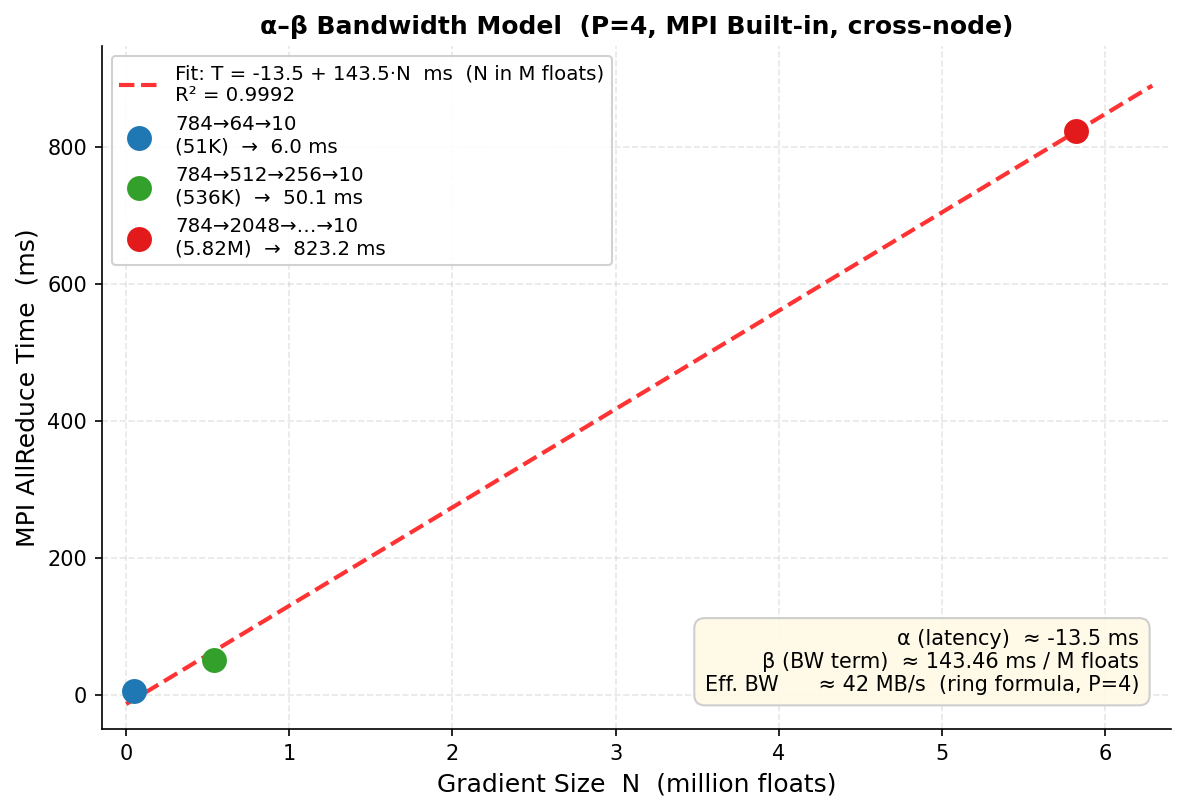

This chart was generated by the following Python code:
"""
Fig 5: α–β cost model fit for MPI_Allreduce.
Uses P=4, mpi_builtin, steady-state (epochs 3-5 avg) measurements at three N.

T_allreduce ≈ α + β·N   (ms, floats)

Data points:
  Network 784→64→10:             N = 50,890  floats,  T = 5.97 ms
  Network 784→512→256→10:        N = 535,818 floats,  T = 50.1 ms
  Network 784→2048→2048→2048→10: N = 5,824,522 floats, T = 823.2 ms
"""
import numpy as np
import matplotlib.pyplot as plt
from scipy import stats    # linear regression with confidence

# ── Data ────────────────────────────────────────────────────────────
N_floats = np.array([50_890, 535_818, 5_824_522], dtype=float)
T_ms     = np.array([5.97,   50.1,    823.2])

network_labels = [
    '784→64→10\n(51K)',
    '784→512→256→10\n(536K)',
    '784→2048→…→10\n(5.82M)',
]

# ── Linear fit T = α + β·N ─────────────────────────────────────────
slope, intercept, r_value, p_value, std_err = stats.linregress(N_floats, T_ms)
beta_ms_per_float = slope          # ms / float
alpha_ms          = intercept      # ms (latency)

# Effective bandwidth: each float is 4 bytes; AllReduce sends 2(P-1)/P*N*4 bytes total
# For simplicity of the α-β model we report "bytes / slope" as effective end-to-end rate
P = 4
factor = 2 * (P-1) / P              # ≈ 1.5 for P=4 (ring formula)
bw_MBs = factor * 4.0 / (beta_ms_per_float * 1e-3) / 1e6   # MB/s

N_fit = np.linspace(0, N_floats.max() * 1.08, 400)
T_fit = intercept + slope * N_fit

# ── Plot ────────────────────────────────────────────────────────────
fig, ax = plt.subplots(figsize=(8, 5.5))

# Fit line
ax.plot(N_fit / 1e6, T_fit, 'r--', lw=2.0, alpha=0.8,
        label=f'Fit: T = {alpha_ms:.1f} + {slope*1e6:.1f}·N  ms  (N in M floats)\n'
              f'R² = {r_value**2:.4f}')

# Data points
scatter_colors = ['#1f78b4', '#33a02c', '#e31a1c']
for i, (n, t, lbl, c) in enumerate(zip(N_floats, T_ms, network_labels, scatter_colors)):
    ax.scatter(n/1e6, t, s=120, color=c, zorder=5,
               label=f'{lbl}  →  {t:.1f} ms')

ax.set_xlabel('Gradient Size  N  (million floats)', fontsize=12)
ax.set_ylabel('MPI AllReduce Time  (ms)', fontsize=12)
ax.set_title('α–β Bandwidth Model  (P=4, MPI Built-in, cross-node)',
             fontsize=12, fontweight='bold')

# Annotation box
textstr = (f'α (latency)  ≈ {alpha_ms:.1f} ms\n'
           f'β (BW term)  ≈ {slope*1e6:.2f} ms / M floats\n'
           f'Eff. BW      ≈ {bw_MBs:.0f} MB/s  (ring formula, P=4)')
ax.text(0.97, 0.05, textstr, transform=ax.transAxes,
        ha='right', va='bottom', fontsize=10,
        bbox=dict(boxstyle='round,pad=0.5', facecolor='#fff9e6',
                  edgecolor='#ccc', alpha=0.95))

ax.legend(fontsize=9.5, framealpha=0.9, loc='upper left')
ax.grid(alpha=0.3, linestyle='--')
ax.spines[['top', 'right']].set_visible(False)
ax.set_xlim(-0.15, N_floats.max()/1e6 * 1.1)
ax.set_ylim(-50, T_ms.max() * 1.15)

plt.tight_layout()
plt.savefig('fig5_alpha_beta.pdf', bbox_inches='tight')
plt.savefig('fig5_alpha_beta.png', dpi=150, bbox_inches='tight')
print("Saved fig5_alpha_beta.pdf / .png")
print(f"\nFit results:")
print(f"  α = {alpha_ms:.2f} ms   β = {slope:.4e} ms/float")
print(f"  Effective bandwidth ≈ {bw_MBs:.1f} MB/s")
print(f"  R² = {r_value**2:.4f}")
plt.show()
